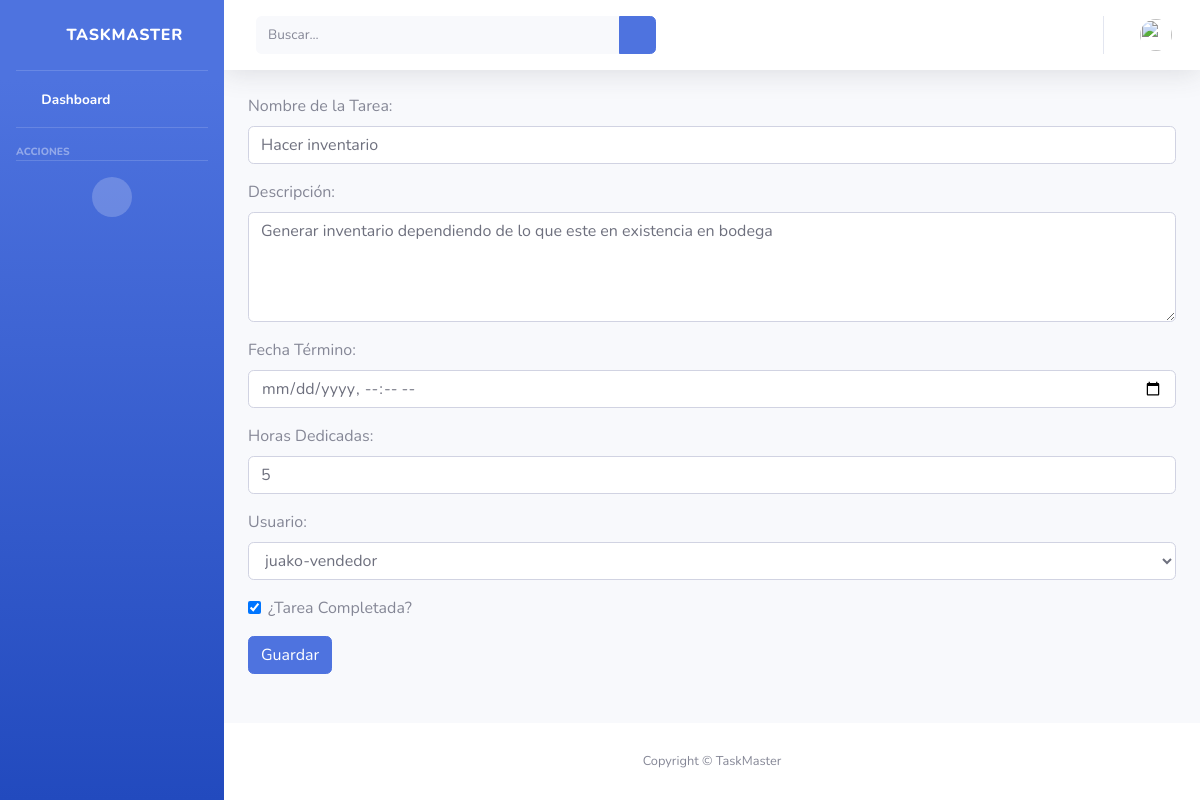
The app's page /modifyTask/2 with its own data.
### Root/models.py (models this page shows, shortened)
class Tarea(models.Model):
    idTarea = models.AutoField(primary_key=True, verbose_name='Id tarea')
    nombreTarea = models.CharField(max_length=100, verbose_name='Nombre tarea')
    descripcion = models.TextField(verbose_name='Descripción', null=True, blank=True)
    fechaInicio = models.DateTimeField(auto_now_add=True, verbose_name='Fecha inicio')
    fechaTermino = models.DateTimeField(verbose_name='Fecha término', null=True, blank=True)
    horasDedicadas = models.PositiveIntegerField(verbose_name='Horas dedicadas', default=0)
    usuario = models.ForeignKey(UserProfile, on_delete=models.CASCADE)
    terminado = models.BooleanField(default=False, verbose_name='Terminado')

### Root/views.py (the view)
# urls.py: path('modifyTask/<int:id>',views.modifyTask,name='modifyTask'),
def modifyTask(request, id):
    task = get_object_or_404(Tarea, idTarea=id)
    if request.method == "POST":
        form = TareaForm(request.POST, instance=task)
        if form.is_valid():
            form.save()
            messages.success(request, "Tarea actualizada con éxito.")
            return redirect('gestion_task')
        else:
            messages.error(request, "Hubo un error al actualizar la tarea.")
    else:
        form = TareaForm(instance=task)
    user_groups = request.user.groups.values_list('name', flat=True)
    is_admin = 'admin' in user_groups
    is_supervisor = 'supervisor' in user_groups
    is_vendedor = 'vendedor' in user_groups
    context = {
        'is_admin': is_admin,
        'is_supervisor': is_supervisor,
        'is_vendedor': is_vendedor,
        'form': form,
    }
    return render(request, "dashboard/GestionTareas/crud/modify_task.html",context)

### Root/forms.py
class TareaForm(forms.ModelForm):
    class Meta:
        model = Tarea
        fields = ['nombreTarea', 'descripcion', 'fechaTermino', 'horasDedicadas', 'usuario', 'terminado']
        widgets = {
            'nombreTarea': forms.TextInput(attrs={'class': 'form-control'}),
            'descripcion': forms.Textarea(attrs={'class': 'form-control', 'rows': 4}),
            'fechaTermino': forms.DateTimeInput(attrs={'class': 'form-control', 'type': 'datetime-local'}),
            'horasDedicadas': forms.NumberInput(attrs={'class': 'form-control'}),
            'usuario': forms.Select(attrs={'class': 'form-control'}),  # Para seleccionar el usuario asignado
            'terminado': forms.CheckboxInput(attrs={'class': 'form-check-input'}),
        }

### Root/models.py (called while the page is built)
    def __str__(self):
        return self.user.username

### Root/templates/dashboard/GestionTareas/crud/modify_task.html (shortened to what this page needs)
{%extends 'base.html'%}
{%load crispy_forms_tags%}
{%load static%}
{%block content%}
<form method="post">
    <div class="mb-3">
        <label for="id_nombreTarea" class="form-label">Nombre de la Tarea:</label>
        {{ form.nombreTarea }}
    </div>
    <div class="mb-3">
        <label for="id_descripcion" class="form-label">Descripción:</label>
        {{ form.descripcion }}
    </div>
    <div class="mb-3">
        <label for="id_fechaTermino" class="form-label">Fecha Término:</label>
        {{ form.fechaTermino }}
    </div>
    <div class="mb-3">
        <label for="id_horasDedicadas" class="form-label">Horas Dedicadas:</label>
        {{ form.horasDedicadas }}
    </div>
    <div class="mb-3">
        <label for="id_usuario" class="form-label">Usuario:</label>
        {{ form.usuario }}
    </div>
    <div class="form-check mb-3">
        {{ form.terminado }}
        <label for="id_terminado" class="form-check-label">¿Tarea Completada?</label>
    </div>
    <button type="submit" class="btn btn-primary">Guardar</button>
</form>
{%endblock%}

### records on screen
Tarea: nombreTarea "Hacer inventario", descripcion "Generar inventario dependiendo de lo que este en existencia en bodega", horasDedicadas "5", usuario "juako-vendedor", terminado "☑"
